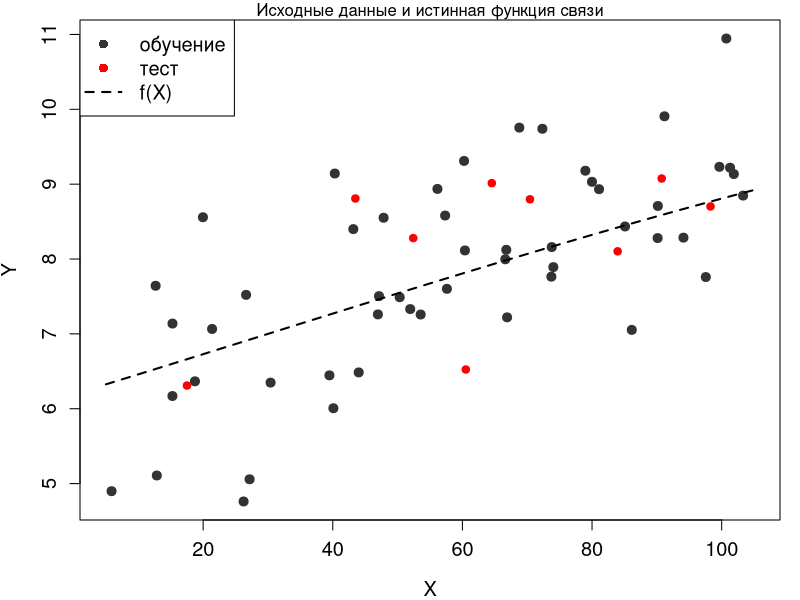
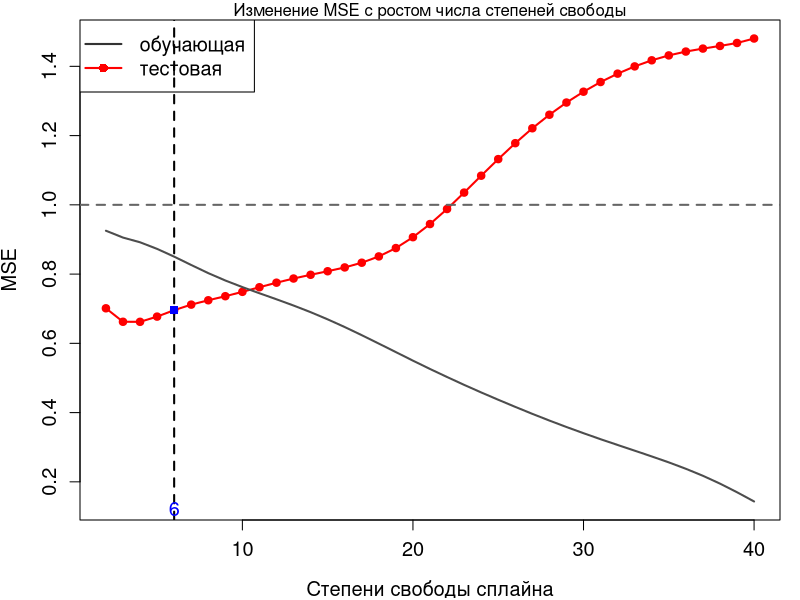
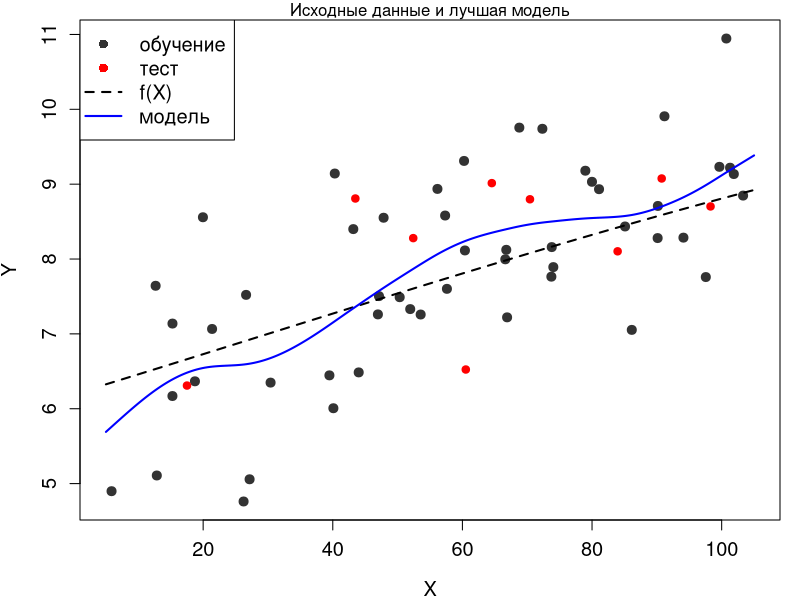
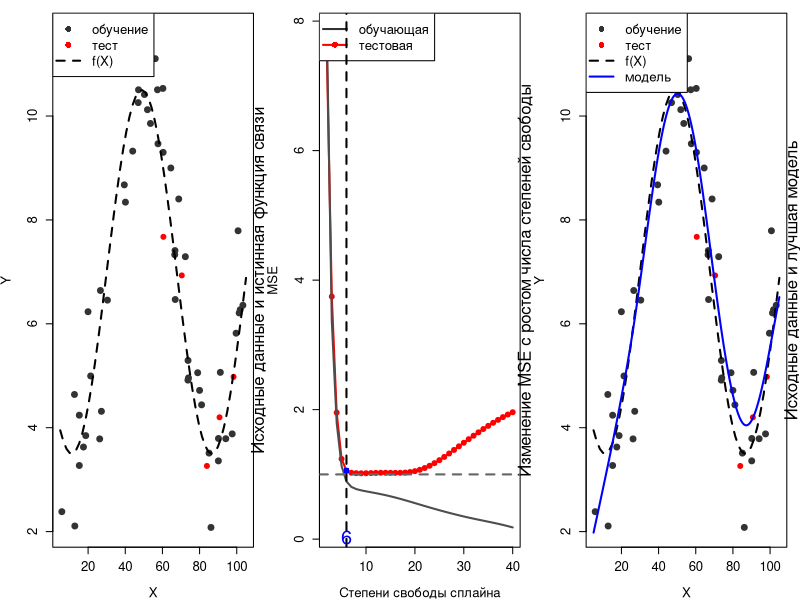
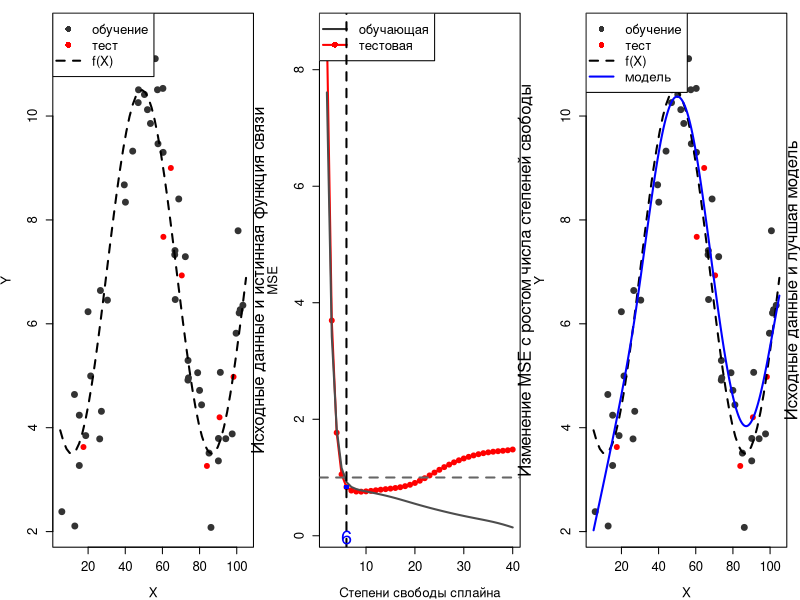
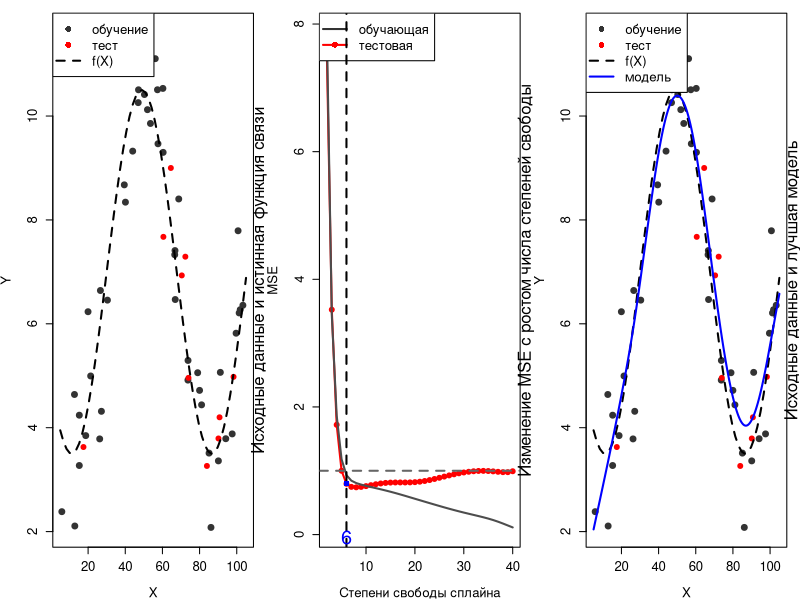

Reproduce these figures in R, in order.
## ---- chunk 1
library('knitr')
knitr::opts_chunk$set(echo = TRUE)
## ---- chunk 2
my.seed <- 14    # ядро
n.all <- 60              # наблюдений всего
train.percent <- 0.85    # доля обучающей выборки
res.sd <- 1              # стандартное отклонение случайного шума
x.min <- 5               # границы изменения X: нижняя
x.max <- 105             #  и верхняя

# фактические значения x
set.seed(my.seed)
x <- runif(x.min, x.max, n = n.all)

# случайный шум
set.seed(my.seed)
res <- rnorm(mean = 0, sd = res.sd, n = n.all)

# отбираем наблюдения в обучающую выборку
set.seed(my.seed)
inTrain <- sample(seq_along(x), size = train.percent*n.all)

# истинная функция взаимосвязи
y.func <- function(x) {7 + 3.5*sin((x - 30)/129)}

# для графика истинной взаимосвязи
x.line <- seq(x.min, x.max, length = n.all)
y.line <- y.func(x.line)

# фактические значения y (с шумом)
y <- y.func(x) + res

# Создаём векторы с данными для построения графиков ############################

# наблюдения на обучающей выборке
x.train <- x[inTrain]
y.train <- y[inTrain]

# наблюдения на тестовой выборке
x.test <- x[-inTrain]
y.test <- y[-inTrain]

## ---- chunk 3
 ####################################

# сохраняем получившуюся картинку
#png("plot_1.1.png", width = 600)

# убираем широкие поля рисунка

par(mar = c(4, 4, 1, 1))

# наименьшие/наибольшие значения по осям
x.lim <- c(x.min, x.max)
y.lim <- c(min(y), max(y))

# наблюдения с шумом (обучающая выборка)
plot(x.train, y.train, 
     col = grey(0.2), bg = grey(0.2), pch = 21,
     xlab = 'X', ylab = 'Y', 
     xlim = x.lim, ylim = y.lim, 
     cex = 1.2, cex.lab = 1.2, cex.axis = 1.2)

# заголовок
mtext('Исходные данные и истинная функция связи', side = 3)

# наблюдения тестовой выборки
points(x.test, y.test, col = 'red', bg = 'red', pch = 21)

# истинная функция
lines(x.line, y.line, lwd = 2, lty = 2)

# легенда
legend('topleft', legend = c('обучение', 'тест', 'f(X)'),
       pch = c(16, 16, NA), 
       col = c(grey(0.2), 'red', 'black'),  
       lty = c(0, 0, 2), lwd = c(1, 1, 2), cex = 1.2)
#dev.off()
## ---- chunk 4
#  Строим модель №2 из лекции (df = 6) #########################################

# модель 2 (сплайн с df = 6)
mod <- smooth.spline(x = x.train, y = y.train, df = 6)

# модельные значения для расчёта ошибок
y.model.train <- predict(mod, data.frame(x = x.train))$y[, 1]
y.model.test <- predict(mod, data.frame(x = x.test))$y[, 1]

# считаем средний квадрат ошибки на обечающей и тестовой выборке
MSE <- c(sum((y.train - y.model.train)^2) / length(x.train),
         sum((y.test - y.model.test)^2) / length(x.test))
names(MSE) <- c('train', 'test')
round(MSE, 2)
## train  test 
##  1.38  1.26
#  Теперь строим модели с df от 2 до 40 ########################################

# максимальное число степеней свободы для модели сплайна
max.df <- 40

tbl <- data.frame(df = 2:max.df)   # таблица для записи ошибок
tbl$MSE.train <- 0                 # столбец: ошибки на обучающей выборке
tbl$MSE.test <- 0                  # столбец: ошибки на тестовой выборке

# цикл по степеням свободы
for (i in 2:max.df) {
  # строим модель
  mod <- smooth.spline(x = x.train, y = y.train, df = i)
  
  # модельные значения для расчёта ошибок
  y.model.train <- predict(mod, data.frame(x = x.train))$y[, 1]
  y.model.test <- predict(mod, data.frame(x = x.test))$y[, 1]
  
  # считаем средний квадрат ошибки на обучающей и тестовой выборке
  MSE <- c(sum((y.train - y.model.train)^2) / length(x.train),
           sum((y.test - y.model.test)^2) / length(x.test))
  
  # записываем ошибки в таблицу
  tbl[tbl$df == i, c('MSE.train', 'MSE.test')] <- MSE
}

# первые строки таблицы
kable(head(tbl, n = 10))
## ---- chunk 5
#png("plot_1.2.png", width = 600, height = 400)

plot(x = tbl$df, y = tbl$MSE.test, 
     type = 'l', col = 'red', lwd = 2,
     xlab = 'Степени свободы сплайна', ylab = 'MSE',
     ylim = c(min(tbl$MSE.train, tbl$MSE.test), 
              max(tbl$MSE.train, tbl$MSE.test)),
     cex = 1.2, cex.lab = 1.2, cex.axis = 1.2)

# заголовок
mtext('Изменение MSE с ростом числа степеней свободы', side = 3)

points(x = tbl$df, y = tbl$MSE.test,
       pch = 21, col = 'red', bg = 'red')
lines(x = tbl$df, y = tbl$MSE.train, col = grey(0.3), lwd = 2)
# неустранимая ошибка
abline(h = res.sd, lty = 2, col = grey(0.4), lwd = 2)

# легенда
legend('topleft', legend = c('обучающая', 'тестовая'),
       pch = c(NA, 16), 
       col = c(grey(0.2), 'red'),  
       lty = c(1, 1), lwd = c(2, 2), cex = 1.2)

# степени свободы у наименьшей ошибки на тестовой выборке
min.MSE.test <- min(tbl$MSE.test)
df.min.MSE.test <- tbl[tbl$MSE.test == min.MSE.test, 'df']

# компромисс между точностью и простотой модели по графику
df.my.MSE.test <- 6
my.MSE.test <- tbl[tbl$df == df.my.MSE.test, 'MSE.test']

# ставим точку на графике
abline(v = df.my.MSE.test, 
       lty = 2, lwd = 2)
points(x = df.my.MSE.test, y = my.MSE.test, 
       pch = 15, col = 'blue')
mtext(df.my.MSE.test, 
      side = 1, line = -1, at = df.my.MSE.test, col = 'blue', cex = 1.2)
#dev.off()
## ---- chunk 6
#png("plot_1.3.png", width = 600)
mod.MSE.test <- smooth.spline(x = x.train, y = y.train, df = df.my.MSE.test)

# для гладких графиков модели
x.model.plot <- seq(x.min, x.max, length = 250)
y.model.plot <- predict(mod.MSE.test, data.frame(x = x.model.plot))$y[, 1]

# убираем широкие поля рисунка
par(mar = c(4, 4, 1, 1))

# наименьшие/наибольшие значения по осям
x.lim <- c(x.min, x.max)
y.lim <- c(min(y), max(y))

# наблюдения с шумом (обучающая выборка)
plot(x.train, y.train, 
     col = grey(0.2), bg = grey(0.2), pch = 21,
     xlab = 'X', ylab = 'Y', 
     xlim = x.lim, ylim = y.lim, 
     cex = 1.2, cex.lab = 1.2, cex.axis = 1.2)

# заголовок
mtext('Исходные данные и лучшая модель', side = 3)

# наблюдения тестовой выборки
points(x.test, y.test, 
       col = 'red', bg = 'red', pch = 21)

# истинная функция
lines(x.line, y.line, 
      lwd = 2, lty = 2)

# модель
lines(x.model.plot, y.model.plot, 
      lwd = 2, col = 'blue')

# легенда
legend('topleft', legend = c('обучение', 'тест', 'f(X)', 'модель'),
       pch = c(16, 16, NA, NA), 
       col = c(grey(0.2), 'red', 'black', 'blue'),  
       lty = c(0, 0, 2, 1), lwd = c(1, 1, 2, 2), cex = 1.2)
#dev.off()
## ---- chunk 7

train.percent <- 0.9    # доля обучающей выборки
df.choose <- 5           # выбрать для графика 2 оптимальную степень свободы

# фактические значения x
set.seed(my.seed)
x <- runif(x.min, x.max, n = n.all)

# случайный шум
set.seed(my.seed)
res <- rnorm(mean = 0, sd = res.sd, n = n.all)

# отбираем наблюдения в обучающую выборку
set.seed(my.seed)
inTrain <- sample(seq_along(x), size = train.percent*n.all)

# истинная функция взаимосвязи
y.func <- function(x) {7 + 3.5*sin((x - 30)/12)}

# для графика истинной взаимосвязи
x.line <- seq(x.min, x.max, length = n.all)
y.line <- y.func(x.line)

# фактические значения y (с шумом)
y <- y.func(x) + res

# Создаём векторы с данными для построения графиков ############################

# наблюдения на обучающей выборке
x.train <- x[inTrain]
y.train <- y[inTrain]

# наблюдения на тестовой выборке
x.test <- x[-inTrain]
y.test <- y[-inTrain]


 ####################################

# сохраняем получившуюся картинку
png("plot_2.1.png", width = 600)

par(mfrow = c(1, 3))
# убираем широкие поля рисунка

par(mar = c(4, 4, 1, 1))

# наименьшие/наибольшие значения по осям
x.lim <- c(x.min, x.max)
y.lim <- c(min(y), max(y))

# наблюдения с шумом (обучающая выборка)
plot(x.train, y.train, 
     col = grey(0.2), bg = grey(0.2), pch = 21,
     xlab = 'X', ylab = 'Y', 
     xlim = x.lim, ylim = y.lim, 
     cex = 1.2, cex.lab = 1.2, cex.axis = 1.2)

# заголовок
mtext('Исходные данные и истинная функция связи', side = 4)

# наблюдения тестовой выборки
points(x.test, y.test, col = 'red', bg = 'red', pch = 21)

# истинная функция
lines(x.line, y.line, lwd = 2, lty = 2)

# легенда
legend('topleft', legend = c('обучение', 'тест', 'f(X)'),
       pch = c(16, 16, NA), 
       col = c(grey(0.2), 'red', 'black'),  
       lty = c(0, 0, 2), lwd = c(1, 1, 2), cex = 1.2)




# максимальное число степеней свободы для модели сплайна
max.df <- 40

tbl <- data.frame(df = 2:max.df)   # таблица для записи ошибок
tbl$MSE.train <- 0                 # столбец: ошибки на обучающей выборке
tbl$MSE.test <- 0                  # столбец: ошибки на тестовой выборке

# цикл по степеням свободы
for (i in 2:max.df) {
  # строим модель
  mod <- smooth.spline(x = x.train, y = y.train, df = i)
  
  # модельные значения для расчёта ошибок
  y.model.train <- predict(mod, data.frame(x = x.train))$y[, 1]
  y.model.test <- predict(mod, data.frame(x = x.test))$y[, 1]
  
  # считаем средний квадрат ошибки на обучающей и тестовой выборке
  MSE <- c(sum((y.train - y.model.train)^2) / length(x.train),
           sum((y.test - y.model.test)^2) / length(x.test))
  
  # записываем ошибки в таблицу
  tbl[tbl$df == i, c('MSE.train', 'MSE.test')] <- MSE
}

# первые строки таблицы
kable(head(tbl, n = 10))


plot(x = tbl$df, y = tbl$MSE.test, 
     type = 'l', col = 'red', lwd = 2,
     xlab = 'Степени свободы сплайна', ylab = 'MSE',
     ylim = c(min(tbl$MSE.train, tbl$MSE.test), 
              max(tbl$MSE.train, tbl$MSE.test)),
     cex = 1.2, cex.lab = 1.2, cex.axis = 1.2)

# заголовок
mtext('Изменение MSE с ростом числа степеней свободы', side = 4)

points(x = tbl$df, y = tbl$MSE.test,
       pch = 21, col = 'red', bg = 'red')
lines(x = tbl$df, y = tbl$MSE.train, col = grey(0.3), lwd = 2)
# неустранимая ошибка
abline(h = res.sd, lty = 2, col = grey(0.4), lwd = 2)

# легенда
legend('topleft', legend = c('обучающая', 'тестовая'),
       pch = c(NA, 16), 
       col = c(grey(0.2), 'red'),  
       lty = c(1, 1), lwd = c(2, 2), cex = 1.2)

# степени свободы у наименьшей ошибки на тестовой выборке
min.MSE.test <- min(tbl$MSE.test)
df.min.MSE.test <- tbl[tbl$MSE.test == min.MSE.test, 'df']

# компромисс между точностью и простотой модели по графику
df.my.MSE.test <- 6
my.MSE.test <- tbl[tbl$df == df.my.MSE.test, 'MSE.test']

# ставим точку на графике
abline(v = df.my.MSE.test, 
       lty = 2, lwd = 2)
points(x = df.my.MSE.test, y = my.MSE.test, 
       pch = 15, col = 'blue')
mtext(df.my.MSE.test, 
      side = 1, line = -1, at = df.my.MSE.test, col = 'blue', cex = 1.2)
#dev.off()

#png("plot_1.3.png", width = 600)
mod.MSE.test <- smooth.spline(x = x.train, y = y.train, df = df.my.MSE.test)

# для гладких графиков модели
x.model.plot <- seq(x.min, x.max, length = 250)
y.model.plot <- predict(mod.MSE.test, data.frame(x = x.model.plot))$y[, 1]

# убираем широкие поля рисунка
par(mar = c(4, 4, 1, 1))

# наименьшие/наибольшие значения по осям
x.lim <- c(x.min, x.max)
y.lim <- c(min(y), max(y))

# наблюдения с шумом (обучающая выборка)
plot(x.train, y.train, 
     col = grey(0.2), bg = grey(0.2), pch = 21,
     xlab = 'X', ylab = 'Y', 
     xlim = x.lim, ylim = y.lim, 
     cex = 1.2, cex.lab = 1.2, cex.axis = 1.2)

# заголовок
mtext('Исходные данные и лучшая модель', side = 4)

# наблюдения тестовой выборки
points(x.test, y.test, 
       col = 'red', bg = 'red', pch = 21)

# истинная функция
lines(x.line, y.line, 
      lwd = 2, lty = 2)

# модель
lines(x.model.plot, y.model.plot, 
      lwd = 2, col = 'blue')

# легенда
legend('topleft', legend = c('обучение', 'тест', 'f(X)', 'модель'),
       pch = c(16, 16, NA, NA), 
       col = c(grey(0.2), 'red', 'black', 'blue'),  
       lty = c(0, 0, 2, 1), lwd = c(1, 1, 2, 2), cex = 1.2)
dev.off()
## ---- chunk 8

train.percent <- 0.85    # доля обучающей выборки
df.choose <- 8           # выбрать для графика 2 оптимальную степень свободы

# фактические значения x
set.seed(my.seed)
x <- runif(x.min, x.max, n = n.all)

# случайный шум
set.seed(my.seed)
res <- rnorm(mean = 0, sd = res.sd, n = n.all)

# отбираем наблюдения в обучающую выборку
set.seed(my.seed)
inTrain <- sample(seq_along(x), size = train.percent*n.all)

# истинная функция взаимосвязи
y.func <- function(x) {7 + 3.5*sin((x - 30)/12)}

# для графика истинной взаимосвязи
x.line <- seq(x.min, x.max, length = n.all)
y.line <- y.func(x.line)

# фактические значения y (с шумом)
y <- y.func(x) + res

# Создаём векторы с данными для построения графиков ############################

# наблюдения на обучающей выборке
x.train <- x[inTrain]
y.train <- y[inTrain]

# наблюдения на тестовой выборке
x.test <- x[-inTrain]
y.test <- y[-inTrain]


 ####################################

# сохраняем получившуюся картинку
png("plot_2.2.png", width = 600)

par(mfrow = c(1, 3))
# убираем широкие поля рисунка

par(mar = c(4, 4, 1, 1))

# наименьшие/наибольшие значения по осям
x.lim <- c(x.min, x.max)
y.lim <- c(min(y), max(y))

# наблюдения с шумом (обучающая выборка)
plot(x.train, y.train, 
     col = grey(0.2), bg = grey(0.2), pch = 21,
     xlab = 'X', ylab = 'Y', 
     xlim = x.lim, ylim = y.lim, 
     cex = 1.2, cex.lab = 1.2, cex.axis = 1.2)

# заголовок
mtext('Исходные данные и истинная функция связи', side = 4)

# наблюдения тестовой выборки
points(x.test, y.test, col = 'red', bg = 'red', pch = 21)

# истинная функция
lines(x.line, y.line, lwd = 2, lty = 2)

# легенда
legend('topleft', legend = c('обучение', 'тест', 'f(X)'),
       pch = c(16, 16, NA), 
       col = c(grey(0.2), 'red', 'black'),  
       lty = c(0, 0, 2), lwd = c(1, 1, 2), cex = 1.2)




# максимальное число степеней свободы для модели сплайна
max.df <- 40

tbl <- data.frame(df = 2:max.df)   # таблица для записи ошибок
tbl$MSE.train <- 0                 # столбец: ошибки на обучающей выборке
tbl$MSE.test <- 0                  # столбец: ошибки на тестовой выборке

# цикл по степеням свободы
for (i in 2:max.df) {
  # строим модель
  mod <- smooth.spline(x = x.train, y = y.train, df = i)
  
  # модельные значения для расчёта ошибок
  y.model.train <- predict(mod, data.frame(x = x.train))$y[, 1]
  y.model.test <- predict(mod, data.frame(x = x.test))$y[, 1]
  
  # считаем средний квадрат ошибки на обучающей и тестовой выборке
  MSE <- c(sum((y.train - y.model.train)^2) / length(x.train),
           sum((y.test - y.model.test)^2) / length(x.test))
  
  # записываем ошибки в таблицу
  tbl[tbl$df == i, c('MSE.train', 'MSE.test')] <- MSE
}

# первые строки таблицы
kable(head(tbl, n = 10))


plot(x = tbl$df, y = tbl$MSE.test, 
     type = 'l', col = 'red', lwd = 2,
     xlab = 'Степени свободы сплайна', ylab = 'MSE',
     ylim = c(min(tbl$MSE.train, tbl$MSE.test), 
              max(tbl$MSE.train, tbl$MSE.test)),
     cex = 1.2, cex.lab = 1.2, cex.axis = 1.2)

# заголовок
mtext('Изменение MSE с ростом числа степеней свободы', side = 4)

points(x = tbl$df, y = tbl$MSE.test,
       pch = 21, col = 'red', bg = 'red')
lines(x = tbl$df, y = tbl$MSE.train, col = grey(0.3), lwd = 2)
# неустранимая ошибка
abline(h = res.sd, lty = 2, col = grey(0.4), lwd = 2)

# легенда
legend('topleft', legend = c('обучающая', 'тестовая'),
       pch = c(NA, 16), 
       col = c(grey(0.2), 'red'),  
       lty = c(1, 1), lwd = c(2, 2), cex = 1.2)

# степени свободы у наименьшей ошибки на тестовой выборке
min.MSE.test <- min(tbl$MSE.test)
df.min.MSE.test <- tbl[tbl$MSE.test == min.MSE.test, 'df']

# компромисс между точностью и простотой модели по графику
df.my.MSE.test <- 6
my.MSE.test <- tbl[tbl$df == df.my.MSE.test, 'MSE.test']

# ставим точку на графике
abline(v = df.my.MSE.test, 
       lty = 2, lwd = 2)
points(x = df.my.MSE.test, y = my.MSE.test, 
       pch = 15, col = 'blue')
mtext(df.my.MSE.test, 
      side = 1, line = -1, at = df.my.MSE.test, col = 'blue', cex = 1.2)
#dev.off()

#png("plot_1.3.png", width = 600)
mod.MSE.test <- smooth.spline(x = x.train, y = y.train, df = df.my.MSE.test)

# для гладких графиков модели
x.model.plot <- seq(x.min, x.max, length = 250)
y.model.plot <- predict(mod.MSE.test, data.frame(x = x.model.plot))$y[, 1]

# убираем широкие поля рисунка
par(mar = c(4, 4, 1, 1))

# наименьшие/наибольшие значения по осям
x.lim <- c(x.min, x.max)
y.lim <- c(min(y), max(y))

# наблюдения с шумом (обучающая выборка)
plot(x.train, y.train, 
     col = grey(0.2), bg = grey(0.2), pch = 21,
     xlab = 'X', ylab = 'Y', 
     xlim = x.lim, ylim = y.lim, 
     cex = 1.2, cex.lab = 1.2, cex.axis = 1.2)

# заголовок
mtext('Исходные данные и лучшая модель', side = 4)

# наблюдения тестовой выборки
points(x.test, y.test, 
       col = 'red', bg = 'red', pch = 21)

# истинная функция
lines(x.line, y.line, 
      lwd = 2, lty = 2)

# модель
lines(x.model.plot, y.model.plot, 
      lwd = 2, col = 'blue')

# легенда
legend('topleft', legend = c('обучение', 'тест', 'f(X)', 'модель'),
       pch = c(16, 16, NA, NA), 
       col = c(grey(0.2), 'red', 'black', 'blue'),  
       lty = c(0, 0, 2, 1), lwd = c(1, 1, 2, 2), cex = 1.2)
dev.off()
## ---- chunk 9

train.percent <- 0.8    # доля обучающей выборки
df.choose <- 7           # выбрать для графика 2 оптимальную степень свободы

# фактические значения x
set.seed(my.seed)
x <- runif(x.min, x.max, n = n.all)

# случайный шум
set.seed(my.seed)
res <- rnorm(mean = 0, sd = res.sd, n = n.all)

# отбираем наблюдения в обучающую выборку
set.seed(my.seed)
inTrain <- sample(seq_along(x), size = train.percent*n.all)

# истинная функция взаимосвязи
y.func <- function(x) {7 + 3.5*sin((x - 30)/12)}

# для графика истинной взаимосвязи
x.line <- seq(x.min, x.max, length = n.all)
y.line <- y.func(x.line)

# фактические значения y (с шумом)
y <- y.func(x) + res

# Создаём векторы с данными для построения графиков ############################

# наблюдения на обучающей выборке
x.train <- x[inTrain]
y.train <- y[inTrain]

# наблюдения на тестовой выборке
x.test <- x[-inTrain]
y.test <- y[-inTrain]


 ####################################

# сохраняем получившуюся картинку
png("plot_2.3.png", width = 600)

par(mfrow = c(1, 3))
# убираем широкие поля рисунка

par(mar = c(4, 4, 1, 1))

# наименьшие/наибольшие значения по осям
x.lim <- c(x.min, x.max)
y.lim <- c(min(y), max(y))

# наблюдения с шумом (обучающая выборка)
plot(x.train, y.train, 
     col = grey(0.2), bg = grey(0.2), pch = 21,
     xlab = 'X', ylab = 'Y', 
     xlim = x.lim, ylim = y.lim, 
     cex = 1.2, cex.lab = 1.2, cex.axis = 1.2)

# заголовок
mtext('Исходные данные и истинная функция связи', side = 4)

# наблюдения тестовой выборки
points(x.test, y.test, col = 'red', bg = 'red', pch = 21)

# истинная функция
lines(x.line, y.line, lwd = 2, lty = 2)

# легенда
legend('topleft', legend = c('обучение', 'тест', 'f(X)'),
       pch = c(16, 16, NA), 
       col = c(grey(0.2), 'red', 'black'),  
       lty = c(0, 0, 2), lwd = c(1, 1, 2), cex = 1.2)




# максимальное число степеней свободы для модели сплайна
max.df <- 40

tbl <- data.frame(df = 2:max.df)   # таблица для записи ошибок
tbl$MSE.train <- 0                 # столбец: ошибки на обучающей выборке
tbl$MSE.test <- 0                  # столбец: ошибки на тестовой выборке

# цикл по степеням свободы
for (i in 2:max.df) {
  # строим модель
  mod <- smooth.spline(x = x.train, y = y.train, df = i)
  
  # модельные значения для расчёта ошибок
  y.model.train <- predict(mod, data.frame(x = x.train))$y[, 1]
  y.model.test <- predict(mod, data.frame(x = x.test))$y[, 1]
  
  # считаем средний квадрат ошибки на обучающей и тестовой выборке
  MSE <- c(sum((y.train - y.model.train)^2) / length(x.train),
           sum((y.test - y.model.test)^2) / length(x.test))
  
  # записываем ошибки в таблицу
  tbl[tbl$df == i, c('MSE.train', 'MSE.test')] <- MSE
}

# первые строки таблицы
kable(head(tbl, n = 10))


plot(x = tbl$df, y = tbl$MSE.test, 
     type = 'l', col = 'red', lwd = 2,
     xlab = 'Степени свободы сплайна', ylab = 'MSE',
     ylim = c(min(tbl$MSE.train, tbl$MSE.test), 
              max(tbl$MSE.train, tbl$MSE.test)),
     cex = 1.2, cex.lab = 1.2, cex.axis = 1.2)

# заголовок
mtext('Изменение MSE с ростом числа степеней свободы', side = 4)

points(x = tbl$df, y = tbl$MSE.test,
       pch = 21, col = 'red', bg = 'red')
lines(x = tbl$df, y = tbl$MSE.train, col = grey(0.3), lwd = 2)
# неустранимая ошибка
abline(h = res.sd, lty = 2, col = grey(0.4), lwd = 2)

# легенда
legend('topleft', legend = c('обучающая', 'тестовая'),
       pch = c(NA, 16), 
       col = c(grey(0.2), 'red'),  
       lty = c(1, 1), lwd = c(2, 2), cex = 1.2)

# степени свободы у наименьшей ошибки на тестовой выборке
min.MSE.test <- min(tbl$MSE.test)
df.min.MSE.test <- tbl[tbl$MSE.test == min.MSE.test, 'df']

# компромисс между точностью и простотой модели по графику
df.my.MSE.test <- 6
my.MSE.test <- tbl[tbl$df == df.my.MSE.test, 'MSE.test']

# ставим точку на графике
abline(v = df.my.MSE.test, 
       lty = 2, lwd = 2)
points(x = df.my.MSE.test, y = my.MSE.test, 
       pch = 15, col = 'blue')
mtext(df.my.MSE.test, 
      side = 1, line = -1, at = df.my.MSE.test, col = 'blue', cex = 1.2)
#dev.off()

#png("plot_1.3.png", width = 600)
mod.MSE.test <- smooth.spline(x = x.train, y = y.train, df = df.my.MSE.test)

# для гладких графиков модели
x.model.plot <- seq(x.min, x.max, length = 250)
y.model.plot <- predict(mod.MSE.test, data.frame(x = x.model.plot))$y[, 1]

# убираем широкие поля рисунка
par(mar = c(4, 4, 1, 1))

# наименьшие/наибольшие значения по осям
x.lim <- c(x.min, x.max)
y.lim <- c(min(y), max(y))

# наблюдения с шумом (обучающая выборка)
plot(x.train, y.train, 
     col = grey(0.2), bg = grey(0.2), pch = 21,
     xlab = 'X', ylab = 'Y', 
     xlim = x.lim, ylim = y.lim, 
     cex = 1.2, cex.lab = 1.2, cex.axis = 1.2)

# заголовок
mtext('Исходные данные и лучшая модель', side = 4)

# наблюдения тестовой выборки
points(x.test, y.test, 
       col = 'red', bg = 'red', pch = 21)

# истинная функция
lines(x.line, y.line, 
      lwd = 2, lty = 2)

# модель
lines(x.model.plot, y.model.plot, 
      lwd = 2, col = 'blue')

# легенда
legend('topleft', legend = c('обучение', 'тест', 'f(X)', 'модель'),
       pch = c(16, 16, NA, NA), 
       col = c(grey(0.2), 'red', 'black', 'blue'),  
       lty = c(0, 0, 2, 1), lwd = c(1, 1, 2, 2), cex = 1.2)
dev.off()
